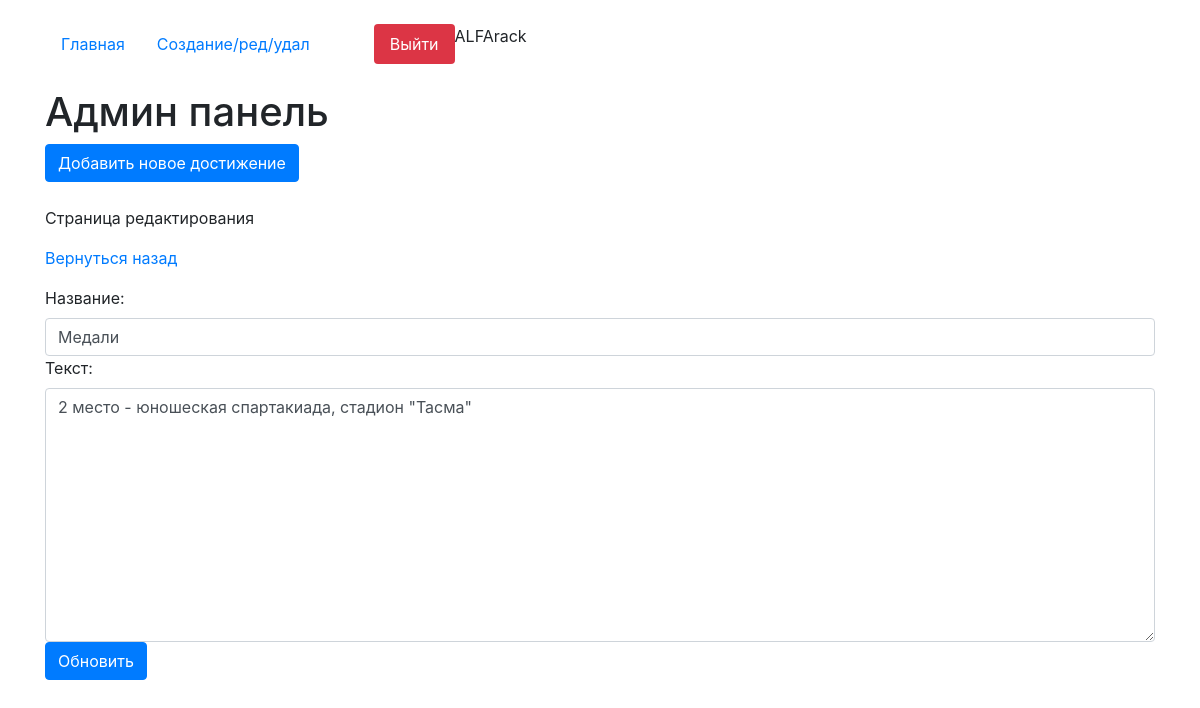
Page /update-page/73 (signed in) on the committed database.
### core/models.py (models this page shows, shortened)
class Articles(models.Model):
    author = models.ForeignKey(User, on_delete = models.CASCADE, verbose_name='Владелец достижения', blank = True, null = True )
    create_date = models.DateTimeField(auto_now=True)
    name = models.CharField(max_length=200, verbose_name='Название')
    text = models.TextField(verbose_name='Текст')
    class Meta:
        verbose_name='Статью'
        verbose_name_plural='Статьи'

### core/views.py (the view)
# urls.py: path('update-page/<int:pk>', views.ArticleUpdateView.as_view(), name='update_page'),
class ArticleUpdateView(LoginRequiredMixin, CustomSuccessMessageMixin,UpdateView):
    model = Articles
    template_name = 'edit_page.html'
    form_class = ArticleForm
    success_url = reverse_lazy('edit_page')
    success_msg = 'Запись успешно обновлена'
    def get_context_data(self,**kwargs):
        kwargs['update'] = True
        return super().get_context_data(**kwargs)
    def get_form_kwargs(self):
        kwargs = super().get_form_kwargs()
        if self.request.user != kwargs['instance'].author:
            return self.handle_no_permission()
        return kwargs

### core/forms.py
class ArticleForm(forms.ModelForm):
    class Meta:
        model = Articles
        fields = ('name','text')
    def __init__(self,*args,**kwargs):
        super().__init__(*args,**kwargs)
        for field in self.fields:
            self.fields[field].widget.attrs['class'] = 'form-control'

### core/templates/edit_page.html (shortened to what this page needs)
{% extends 'index.html' %}
    {% block content %}
    <h1 class="mt-4">Админ панель</h1>
<button type="button" class="btn btn-primary" data-toggle="modal" data-target="#exampleModal">
  Добавить новое достижение
</button>
    {% if update %}
    <p class="mt-4">Страница редактирования</p>
    <p><a href="{% url 'edit_page' %}">Вернуться назад</a></p>
    <form id="update_data" method="post">
            {{form}}
        </form>
    <button form="update_data" type="submit" class="btn btn-primary">Обновить</button>
{% endif %}
   {% endblock %}

### core/templates/index.html (shortened to what this page needs)
<!doctype html>
<html lang="en">
  <head>
    <link rel="stylesheet" href="https://stackpath.bootstrapcdn.com/bootstrap/4.4.1/css/bootstrap.min.css">
  </head>
  <body>
      <div class="container mt-4">
          <ul class="nav nav-pills">
  <li class="nav-item">
      {% url 'home' as url_home %}
    <a class="nav-link {% if url_home == request.path %}active{% endif %}" href="{{url_home}}">Главная</a>
  </li>
  <li class="nav-item">
      {% url 'edit_page' as url_edit_page %}
    <a class="nav-link {% if url_edit_page == request.path %}active{% endif %}" href="{{url_edit_page}}">Создание/ред/удал</a>
  </li>
  {% if request.user.is_authenticated %}
      <li class="nav-item">
        {% url 'logout_page' as url_logout_page %}
    <a class="nav-link btn-danger ml-5" href="{{url_logout_page}}">Выйти</a>
  </li>
  {% endif %}
{{request.user}}
</ul>
    {% block content %}{% endblock %}
</div>
  </body>
</html>

### rows in the picture
Articles: name "Медали", text "2 место - юношеская спартакиада, стадион \"Тасма\""

### other values in the picture
{{ request.user }} "ALFArack"
